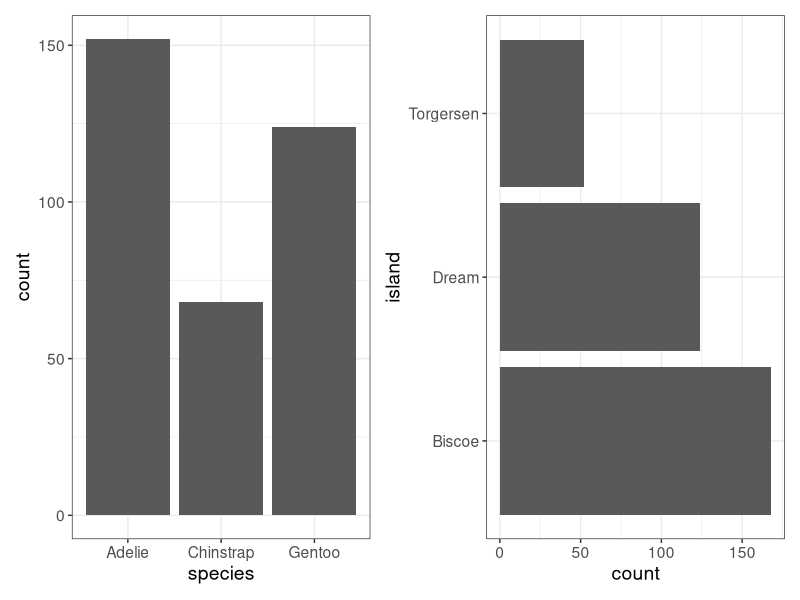
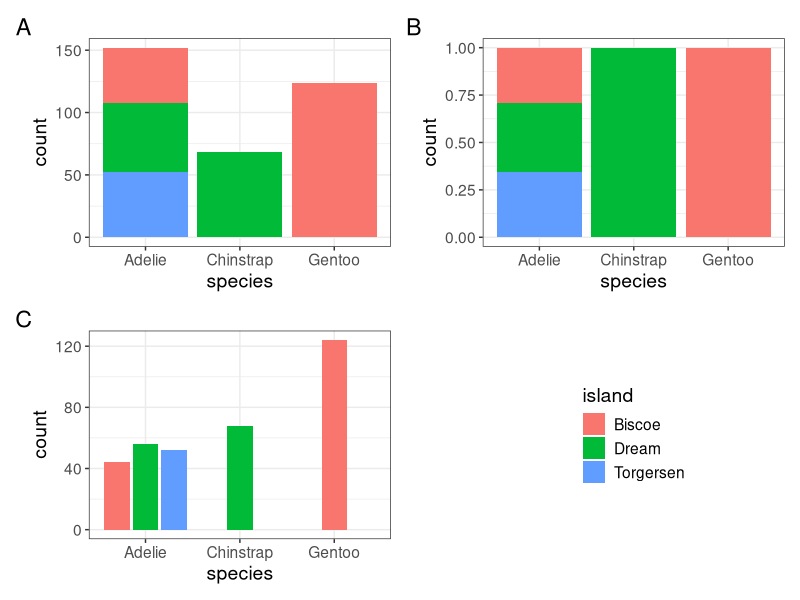
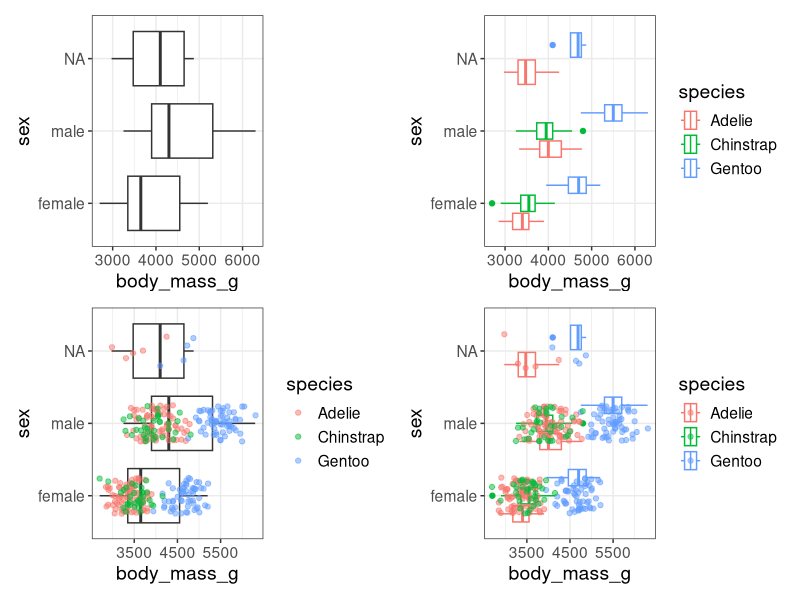
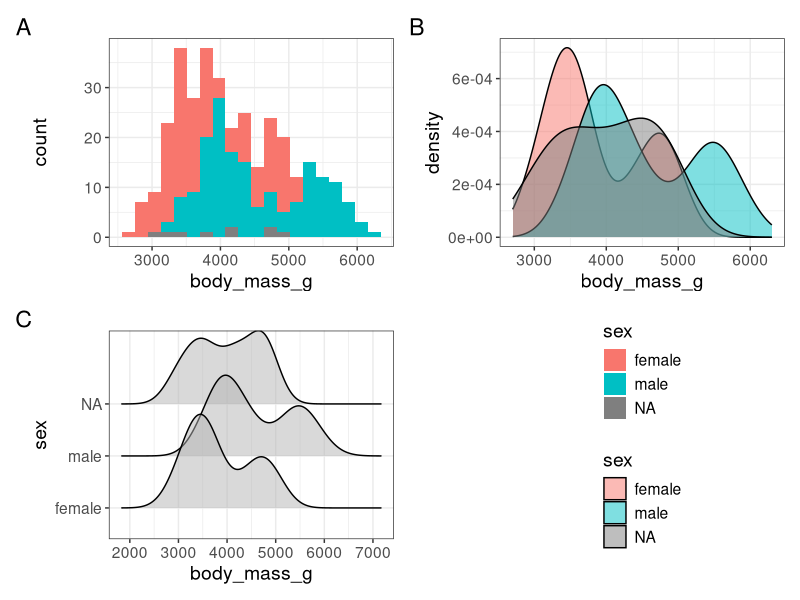
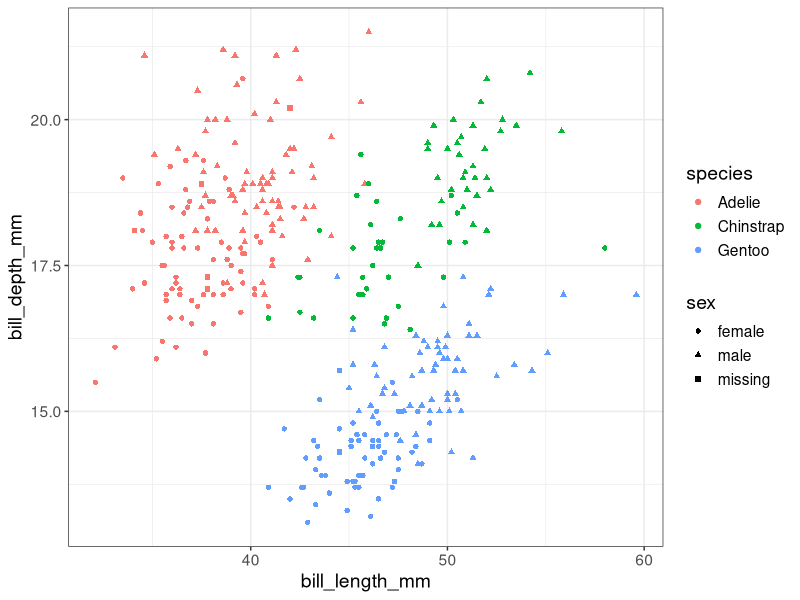
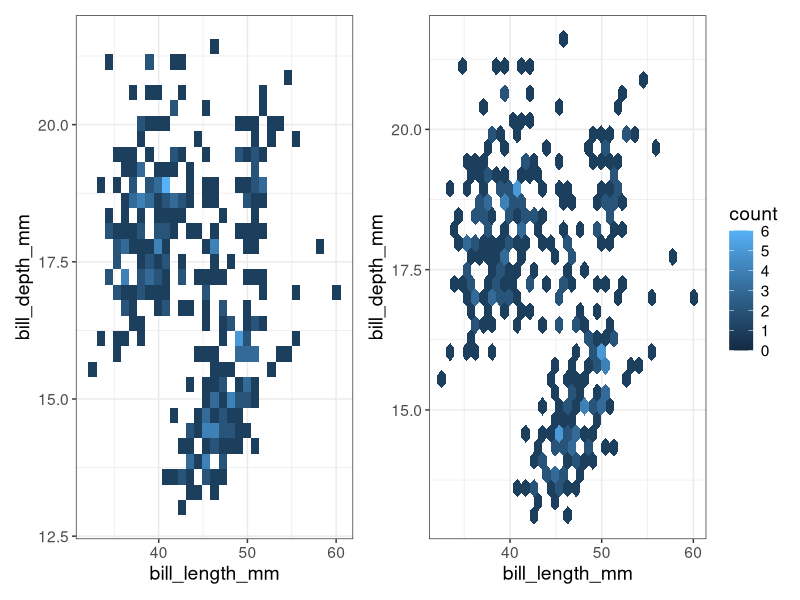
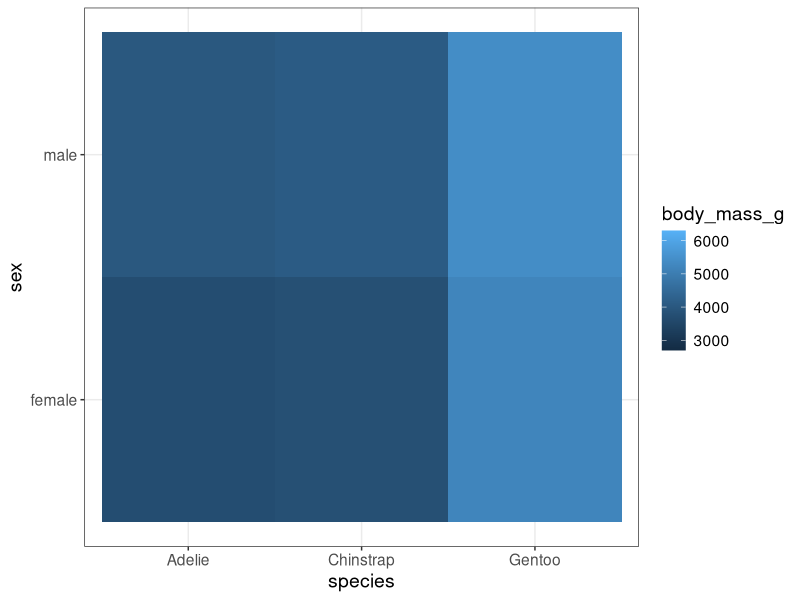

The R source for these figures, in order:
## ---- chunk 1
library(tidyverse)
library(palmerpenguins)
library(patchwork)
library(ggridges)
library(hexbin)
my_theme <- theme_bw() + theme(text=element_text(size=14))
## ---- chunk 2
p1 <- penguins %>% ggplot(aes(x = species)) + geom_bar() + my_theme
p2 <- penguins %>% ggplot(aes(y = island)) + geom_bar() + my_theme
p1 + p2
## ---- chunk 3
p1 <- penguins %>% ggplot(aes(x = species, fill=island)) + geom_bar() + my_theme
p2 <- penguins %>% ggplot(aes(x = species, fill=island)) + geom_bar(position="fill") + my_theme
p3 <- penguins %>% ggplot(aes(x = species, fill=island)) + geom_bar(position=position_dodge2(preserve="single")) + my_theme 
p1 + p2 + p3 + guide_area() + plot_layout(nrow=2, ncol=2, guides = "collect") + plot_annotation(tag_levels = "A")
## ---- chunk 4
p1 <- penguins %>% ggplot(aes(x = body_mass_g, y = sex)) + geom_boxplot() + my_theme
p2 <- penguins %>% ggplot(aes(x = body_mass_g, y = sex, color=species)) + geom_boxplot() + my_theme
p3 <- penguins %>% ggplot(aes(x = body_mass_g, y = sex)) + geom_boxplot() + 
  geom_jitter(aes(color=species), height=0.25, alpha = 0.5) + my_theme
p4 <- penguins %>% ggplot(aes(x = body_mass_g, y = sex, color=species)) + geom_boxplot() + 
  geom_jitter(height=0.25, alpha = 0.5) + my_theme
p1 + p2 + p3 + p4 + plot_layout(ncol=2, nrow=2)
## ---- chunk 5
p2 <- penguins %>% ggplot(aes(x = body_mass_g, fill = sex)) + geom_histogram(bins=20) + my_theme
p3 <- penguins %>% ggplot(aes(x = body_mass_g, fill= sex)) + geom_density(alpha=0.5) + my_theme
p4 <- penguins %>% ggplot(aes(x = body_mass_g, y= sex)) + geom_density_ridges(alpha=0.5) + my_theme
p2 + p3 + p4 + plot_layout(nrow=2, ncol=2, guides = "collect")  + guide_area() + plot_annotation(tag_levels = "A")
## ---- chunk 6
penguins %>%
  mutate(sex = as.character(sex)) %>%
  replace_na(list(sex = "missing")) %>%
  ggplot(aes(x=bill_length_mm, y= bill_depth_mm, color=species, shape=sex)) + geom_point() + my_theme
## ---- chunk 7
p1 <- penguins %>%  ggplot(aes(x=bill_length_mm, y= bill_depth_mm)) + geom_bin2d() + scale_fill_gradient(limits=c(0,6)) + my_theme
p2 <- penguins %>%  ggplot(aes(x=bill_length_mm, y= bill_depth_mm)) + geom_hex() + scale_fill_gradient(limits=c(0,6)) + my_theme
p1 + p2 + plot_layout(guides="collect")

## ---- chunk 8
penguins %>% na.omit() %>% ggplot(aes(x=species, y = sex, fill = body_mass_g)) + geom_tile() + my_theme

